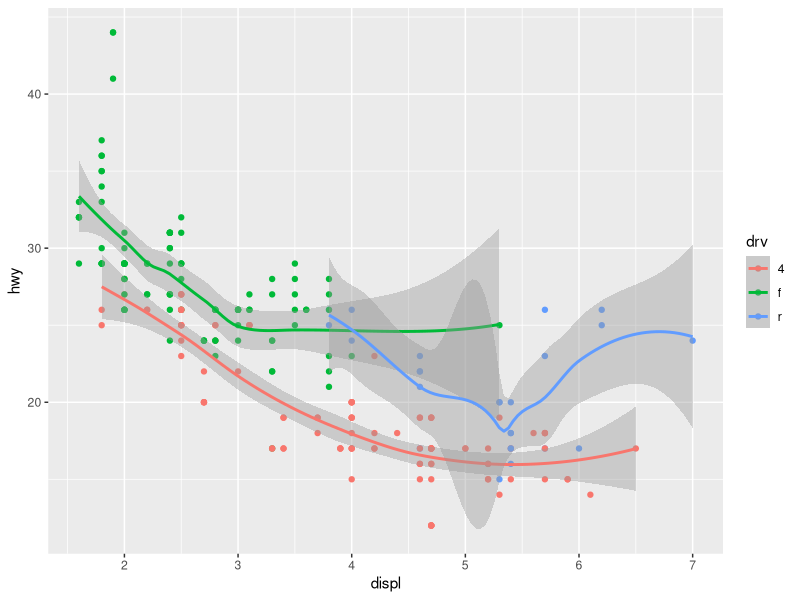
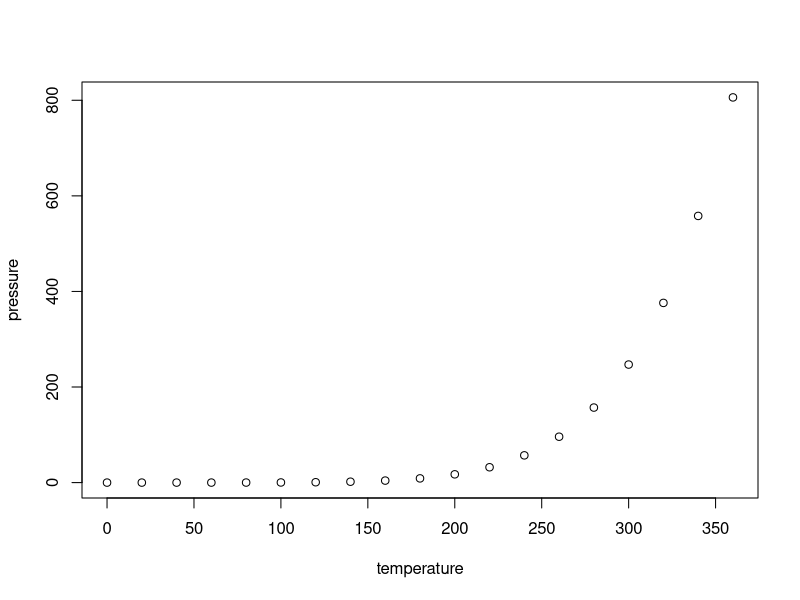

Generate these figures, in order, with R:
## ---- chunk 1
knitr::opts_chunk$set(echo = TRUE)
## ---- chunk 2
library(ggplot2)
ggplot(data = mpg) + 
  geom_point(mapping = aes(x = displ, y = hwy, color = drv )) +
  geom_smooth(mapping = aes(x = displ, y = hwy, color = drv))

## ---- chunk 3
summary(cars)
## ---- chunk 4
plot(pressure)
